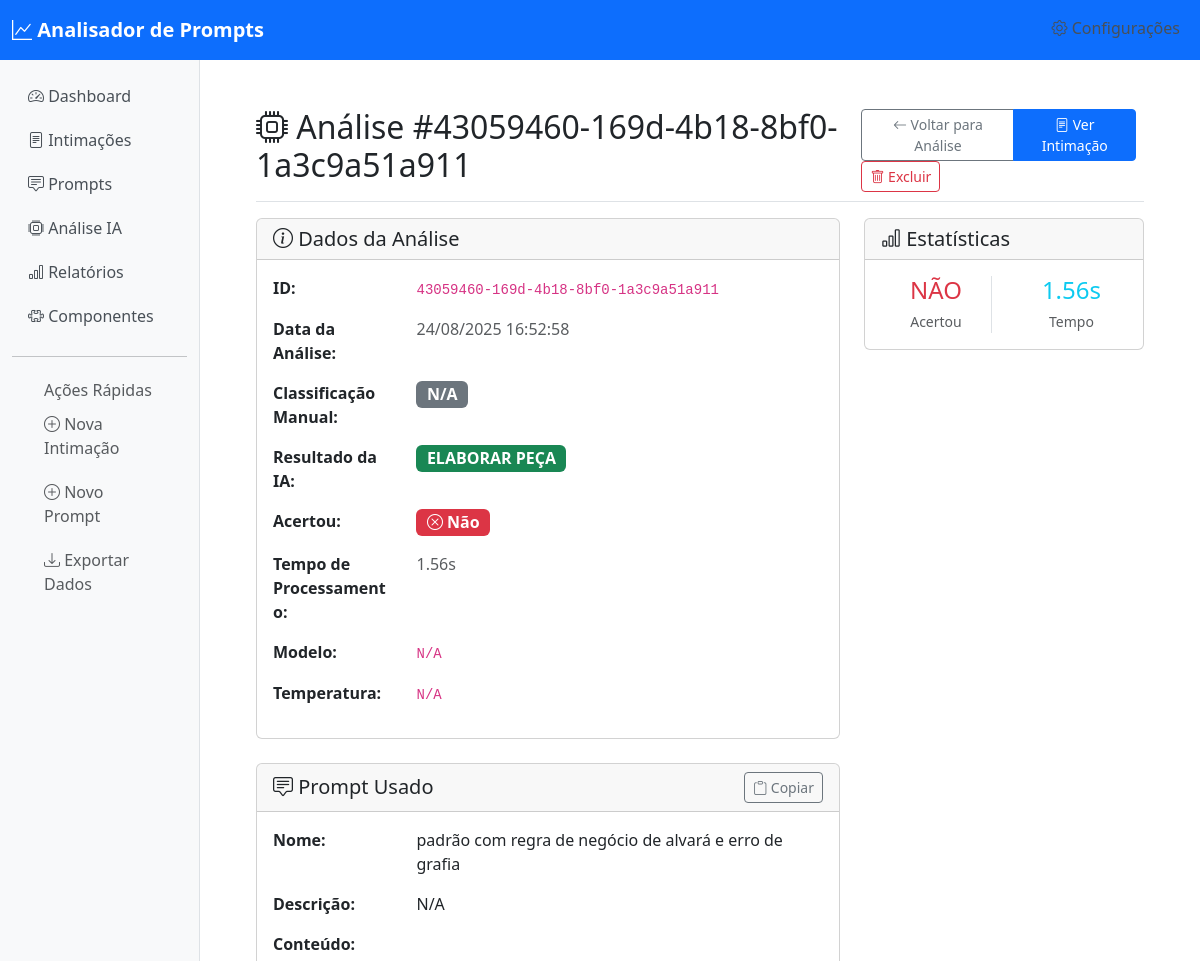
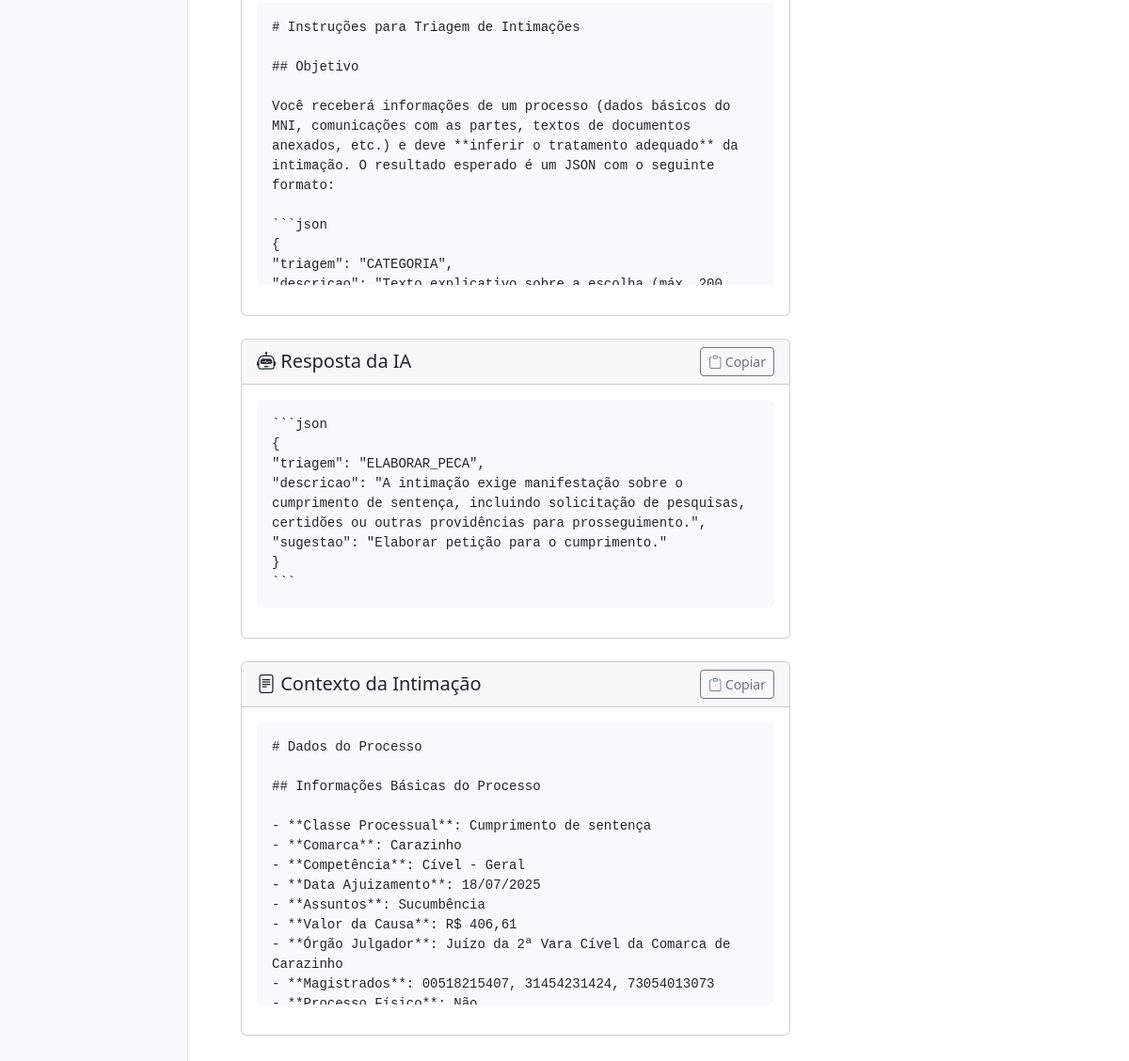
The page /analises/43059460-169d-4b18-8bf0-1a3c9a51a911 on the database its author committed (2 pictures, top to bottom).
### tables this page shows
CREATE TABLE analises (
                    id TEXT PRIMARY KEY,
                    intimacao_id TEXT NOT NULL,
                    prompt_id TEXT NOT NULL,
                    prompt_nome TEXT,
                    data_analise TEXT NOT NULL,
                    resultado_ia TEXT,
                    acertou BOOLEAN,
                    tempo_processamento REAL,
                    modelo TEXT,
                    temperatura REAL,
                    tokens_usados INTEGER,
                    tokens_input INTEGER,
                    tokens_output INTEGER,
                    custo_real REAL,
                    prompt_completo TEXT,
                    resposta_completa TEXT,
                    FOREIGN KEY (intimacao_id) REFERENCES intimacoes (id),
                    FOREIGN KEY (prompt_id) REFERENCES prompts (id)
                );

CREATE TABLE prompts (
                    id TEXT PRIMARY KEY,
                    nome TEXT NOT NULL,
                    descricao TEXT,
                    conteudo TEXT NOT NULL,
                    categoria TEXT,
                    tags TEXT, -- JSON array
                    data_criacao TEXT NOT NULL,
                    total_usos INTEGER DEFAULT 0,
                    acuracia_media REAL DEFAULT 0.0,
                    tempo_medio REAL DEFAULT 0.0,
                    custo_total REAL DEFAULT 0.0
                , regra_negocio TEXT);

CREATE TABLE intimacoes (
                    id TEXT PRIMARY KEY,
                    contexto TEXT NOT NULL,
                    classificacao_manual TEXT NOT NULL,
                    informacao_adicional TEXT,
                    processo TEXT,
                    orgao_julgador TEXT,
                    classe TEXT,
                    disponibilizacao TEXT,
                    intimado TEXT,
                    status TEXT,
                    prazo TEXT,
                    data_criacao TEXT NOT NULL
                , defensor TEXT, id_tarefa TEXT, cor_etiqueta TEXT);

### app.py (the view)
@app.route('/analises/<analise_id>')
def visualizar_analise(analise_id):
    try:
        intimacoes = data_service.get_all_intimacoes()
        analise_encontrada = None
        intimacao_relacionada = None
        for intimacao in intimacoes:
            for analise in intimacao.get('analises', []):
                if analise.get('id') == analise_id:
                    analise_encontrada = analise
                    intimacao_relacionada = intimacao
                    break
            if analise_encontrada:
                break
        if not analise_encontrada:
            flash('Análise não encontrada.', 'error')
            return redirect(url_for('analise'))
        prompt_usado = None
        if analise_encontrada.get('prompt_id'):
            prompt_usado = data_service.get_prompt_by_id(analise_encontrada['prompt_id'])
        return render_template('visualizar_analise.html',
                               analise=analise_encontrada,
                               intimacao=intimacao_relacionada,
                               prompt=prompt_usado)
    except Exception as e:
        print(f"Erro ao visualizar análise: {e}")
        flash('Erro ao carregar análise.', 'error')
        return redirect(url_for('analise'))

### templates/visualizar_analise.html (shortened to what this page needs)
{% extends "base.html" %}
{% block content %}
<div class="d-flex justify-content-between flex-wrap flex-md-nowrap align-items-center pt-3 pb-2 mb-3 border-bottom">
    <h1 class="h2">
        <i class="bi bi-cpu"></i>
        Análise #{{ analise.id }}
    </h1>
    <div class="btn-toolbar mb-2 mb-md-0">
        <div class="btn-group me-2">
            <a href="{{ url_for('analise') }}" class="btn btn-sm btn-outline-secondary">
                <i class="bi bi-arrow-left"></i>
                Voltar para Análise
            </a>
            {% if intimacao %}
            <a href="{{ url_for('visualizar_intimacao', id=intimacao.id) }}" class="btn btn-sm btn-primary">
                <i class="bi bi-file-text"></i>
                Ver Intimação
            </a>
            {% endif %}
        </div>
        <div class="btn-group">
            <button type="button" class="btn btn-sm btn-outline-danger" onclick="confirmarExclusao()">
                <i class="bi bi-trash"></i>
                Excluir
            </button>
        </div>
    </div>
</div>
<div class="row">
    <div class="col-lg-8">
        <div class="card mb-4">
            <div class="card-header">
                <h5 class="card-title mb-0">
                    <i class="bi bi-info-circle"></i>
                    Dados da Análise
                </h5>
            </div>
            <div class="card-body">
                <div class="row mb-3">
                    <div class="col-sm-3">
                        <strong>ID:</strong>
                    </div>
                    <div class="col-sm-9">
                        <code>{{ analise.id }}</code>
                    </div>
                </div>
                <div class="row mb-3">
                    <div class="col-sm-3">
                        <strong>Data da Análise:</strong>
                    </div>
                    <div class="col-sm-9">
                        <span class="text-muted">
                            {% if analise.data_analise %}
                                {% set data = analise.data_analise.split('T')[0] if 'T' in analise.data_analise else analise.data_analise %}
                                {% set hora = analise.data_analise.split('T')[1][:8] if 'T' in analise.data_analise else '' %}
                                {{ data.split('-')[2] }}/{{ data.split('-')[1] }}/{{ data.split('-')[0] }}{% if hora %} {{ hora }}{% endif %}
                            {% else %}
                                N/A
                            {% endif %}
                        </span>
                    </div>
                </div>
                <div class="row mb-3">
                    <div class="col-sm-3">
                        <strong>Classificação Manual:</strong>
                    </div>
                    <div class="col-sm-9">
                        {% set badge_class = {
                            'URGÊNCIA': 'danger',
                            'ELABORAR PEÇA': 'success',
                            'ANALISAR PROCESSO': 'info',
                            'CONTATAR ASSISTIDO': 'warning',
                            'RENUNCIAR PRAZO': 'secondary',
                            'OCULTAR': 'dark',
                            'ENCAMINHAR INTIMAÇÃO PARA OUTRO DEFENSOR': 'primary'
                        } %}
                        <span class="badge bg-{{ badge_class.get(analise.classificacao_manual, 'secondary') }} fs-6">
                            {{ analise.classificacao_manual or 'N/A' }}
                        </span>
                    </div>
                </div>
                <div class="row mb-3">
                    <div class="col-sm-3">
                        <strong>Resultado da IA:</strong>
                    </div>
                    <div class="col-sm-9">
                        <span class="badge bg-{{ badge_class.get(analise.resultado_ia, 'secondary') }} fs-6">
                            {{ analise.resultado_ia or 'N/A' }}
                        </span>
                    </div>
                </div>
                <div class="row mb-3">
                    <div class="col-sm-3">
                        <strong>Acertou:</strong>
                    </div>
                    <div class="col-sm-9">
                        {% if analise.acertou %}
                            <span class="badge bg-success fs-6">
                                <i class="bi bi-check-circle"></i> Sim
                            </span>
                        {% else %}
                            <span class="badge bg-danger fs-6">
                                <i class="bi bi-x-circle"></i> Não
                            </span>
                        {% endif %}
                    </div>
                </div>
                <div class="row mb-3">
                    <div class="col-sm-3">
                        <strong>Tempo de Processamento:</strong>
                    </div>
                    <div class="col-sm-9">
                        <span class="text-muted">
                            {{ "%.2f"|format(analise.tempo_processamento or 0) }}s
                        </span>
                    </div>
                </div>
                <div class="row mb-3">
                    <div class="col-sm-3">
                        <strong>Modelo:</strong>
                    </div>
                    <div class="col-sm-9">
                        <code>{{ analise.parametros_openai.model if analise.parametros_openai else 'N/A' }}</code>
                    </div>
                </div>
                <div class="row mb-3">
                    <div class="col-sm-3">
                        <strong>Temperatura:</strong>
                    </div>
                    <div class="col-sm-9">
                        <code>{{ analise.parametros_openai.temperature if analise.parametros_openai else 'N/A' }}</code>
                    </div>
                </div>
            </div>
        </div>
        {% if prompt %}
        <div class="card mb-4">
            <div class="card-header d-flex justify-content-between align-items-center">
                <h5 class="card-title mb-0">
                    <i class="bi bi-chat-square-text"></i>
                    Prompt Usado
                </h5>
                <div>
                    <button type="button" class="btn btn-sm btn-outline-secondary" onclick="copiarTexto('prompt')">
                        <i class="bi bi-clipboard"></i>
                        Copiar
                    </button>
                </div>
            </div>
            <div class="card-body">
                <div class="row mb-3">
                    <div class="col-sm-3">
                        <strong>Nome:</strong>
                    </div>
                    <div class="col-sm-9">
                        {{ prompt.nome }}
                    </div>
                </div>
                <div class="row mb-3">
                    <div class="col-sm-3">
                        <strong>Descrição:</strong>
                    </div>
                    <div class="col-sm-9">
                        {{ prompt.descricao or 'N/A' }}
                    </div>
                </div>
                <div class="mt-3">
                    <strong>Conteúdo:</strong>
                    <div class="mt-2">
                        <pre id="prompt" class="bg-light p-3 rounded" style="white-space: pre-wrap; max-height: 300px; overflow-y: auto;">{{ prompt.conteudo }}</pre>
                    </div>
                </div>
            </div>
        </div>
        {% endif %}
        <div class="card mb-4">
            <div class="card-header d-flex justify-content-between align-items-center">
                <h5 class="card-title mb-0">
                    <i class="bi bi-robot"></i>
                    Resposta da IA
                </h5>
                <div>
                    <button type="button" class="btn btn-sm btn-outline-secondary" onclick="copiarTexto('resposta')">
                        <i class="bi bi-clipboard"></i>
                        Copiar
                    </button>
                </div>
            </div>
            <div class="card-body">
                <pre id="resposta" class="bg-light p-3 rounded" style="white-space: pre-wrap; max-height: 400px; overflow-y: auto;">{{ analise.resposta_completa_ia or analise.resposta_completa or 'N/A' }}</pre>
            </div>
        </div>
        {% if intimacao %}
        <div class="card mb-4">
            <div class="card-header d-flex justify-content-between align-items-center">
                <h5 class="card-title mb-0">
                    <i class="bi bi-file-text"></i>
                    Contexto da Intimação
                </h5>
                <div>
                    <button type="button" class="btn btn-sm btn-outline-secondary" onclick="copiarTexto('contexto')">
                        <i class="bi bi-clipboard"></i>
                        Copiar
                    </button>
                </div>
            </div>
            <div class="card-body">
                <pre id="contexto" class="bg-light p-3 rounded" style="white-space: pre-wrap; max-height: 300px; overflow-y: auto;">{{ intimacao.contexto }}</pre>
            </div>
        </div>
        {% endif %}
    </div>
    <div class="col-lg-4">
        <div class="card mb-4">
            <div class="card-header">
                <h5 class="card-title mb-0">
                    <i class="bi bi-bar-chart"></i>
                    Estatísticas
                </h5>
            </div>
            <div class="card-body">
                <div class="row text-center">
                    <div class="col-6">
                        <div class="border-end">
                            <h4 class="mb-1 {{ 'text-success' if analise.acertou else 'text-danger' }}">
                                {{ 'SIM' if analise.acertou else 'NÃO' }}
                            </h4>
                            <small class="text-muted">Acertou</small>
                        </div>
                    </div>
                    <div class="col-6">
                        <h4 class="mb-1 text-info">
                            {{ "%.2f"|format(analise.tempo_processamento or 0) }}s
                        </h4>
                        <small class="text-muted">Tempo</small>
                    </div>
                </div>
            </div>
        </div>
    </div>
</div>
{% endblock %}

### rows shown on the page
analises: id "43059460-169d-4b18-8bf0-1a3c9a51a911", resultado_ia "ELABORAR PEÇA", tempo_processamento "1.56", resposta_completa "```json { \"triagem\": \"ELABORAR_PECA\", \"descricao\": \"A intimação exige manifestação sobre o cumprimento de sentença, incluindo solicitação de pesquisas, certidões ou outras providências para prosseguimento.\", \"sugestao\": \"Elaborar petição para o cumprimento.\" } ```", acertou "NÃO"
prompts: nome "padrão com regra de negócio de alvará e erro de grafia", conteudo "# Instruções para Triagem de Intimações ## Objetivo Você receberá informações de um processo (dados básicos do MNI, comunicações com as partes, textos de documentos anexados, etc.) e deve **inferir o tratamento adequado** da intimação. O resultado esperado é um JSON com o seguinte formato: ```json { \"triagem\": \"CATEGORIA\",…"
intimacoes: contexto "# Dados do Processo ## Informações Básicas do Processo - **Classe Processual**: Cumprimento de sentença - **Comarca**: Carazinho - **Competência**: Cível - Geral - **Data Ajuizamento**: 18/07/2025 - **Assuntos**: Sucumbência - **Valor da Causa**: R$ 406,61 - **Órgão Julgador**: Juízo da 2ª Vara Cível da Comarca de Carazinho - **Magistrados**: 00518215407, 31454231424, 73054013073…"

### other values the page prints
{{ data.split('-')[2] }} "24"
{{ data.split('-')[1] }} "08"
{{ data.split('-')[0] }} "2025"
{{ hora }} "16:52:58"
{{ analise.classificacao_manual or 'N/A' }} "N/A"
{{ prompt.descricao or 'N/A' }} "N/A"
